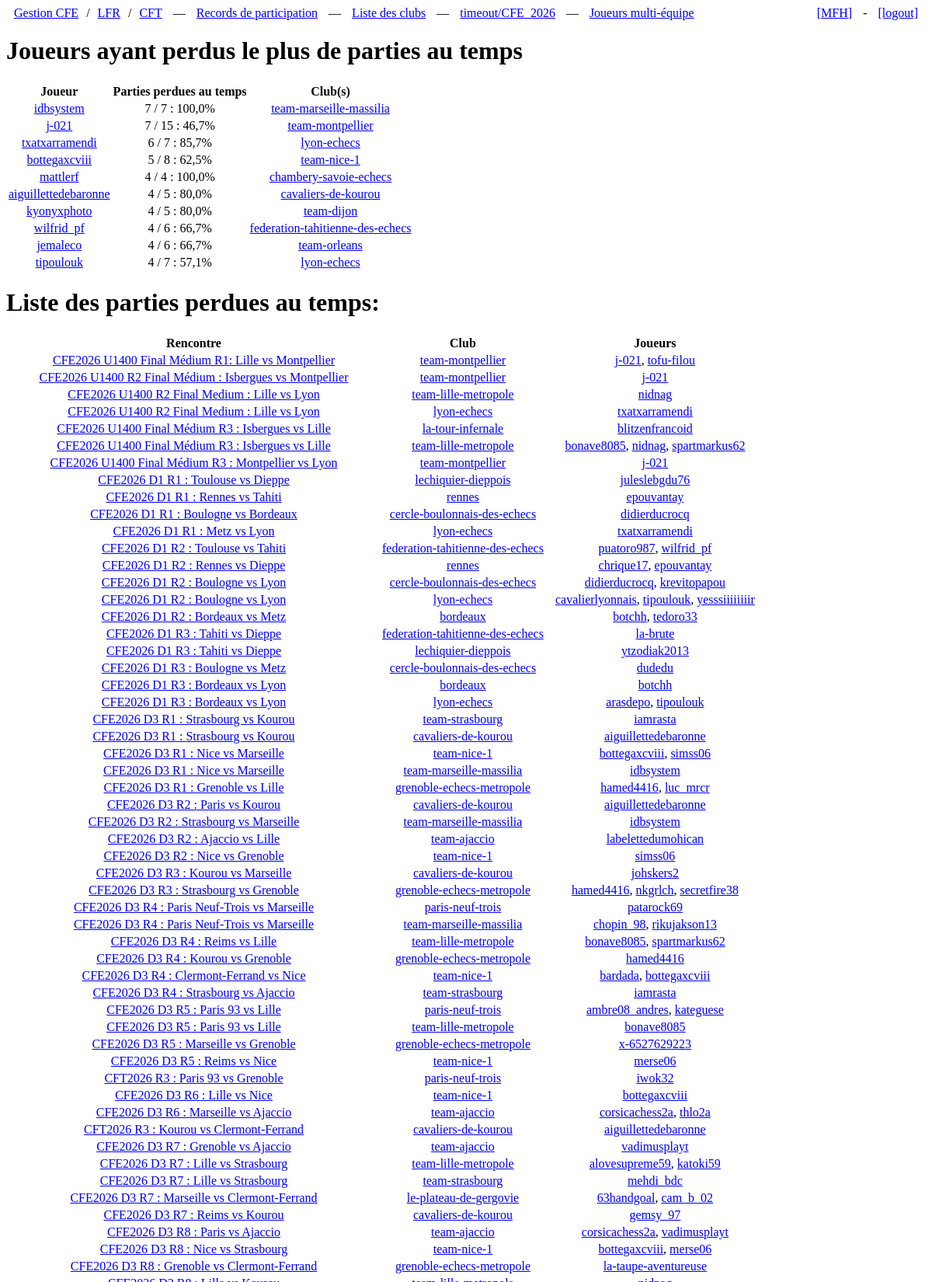
Page /timeout/CFE_2026/ (signed in, upper part) on the committed database.
### tournoi/models.py (models this page shows, shortened)
class BaseModel(models.Model):
    id = models.CharField(max_length=100, primary_key=True)
    name = models.CharField(max_length=200, blank=True, default='')
    class Meta:
        abstract = True
    @property # so we can use `club.url` in Python or `{{ club.url }}` in HTML!
    def url(self): return self.url_prefix + self.id
    raw_data = models.JSONField(default=dict, blank=True)

class Match(BaseModel):
    api_prefix = "https://api.chess.com/pub/match/"
    url_prefix = "https://www.chess.com/club/matches/"
    competition = models.ForeignKey(Competition, on_delete=models.CASCADE, related_name='matches')
    status = models.CharField(max_length=50, blank=True)
    team1 = models.ForeignKey(Club, on_delete=models.SET_NULL, null=True, related_name='matches_as_team1')#club1
    team2 = models.ForeignKey(Club, on_delete=models.SET_NULL, null=True, related_name='matches_as_team2')#club2
    score_team1 = models.FloatField(default=0)
    score_team2 = models.FloatField(default=0)
    num_boards = models.IntegerField(default=0)

### tournoi/views.py (the view)
# urls.py: path('timeout/<str:pattern>/', views.timeout, name='timeout'),
@login_required
def timeout(request, pattern:str):
    pattern = pattern.replace("_"," ")
    timeouts = compute_timeouts(pattern) # from services
    players={}
    for t in timeouts: # t = (match, {club_id:players})
        for c,pp in t[-1].items():
            for p in pp: players[p]=players.get(p,0)+1
    for match in Match.objects.filter(competition__name__icontains=pattern):
        for team in (match.raw_data or {}).get('teams', {}).values():
            club_id = team['@id'].split('/')[-1]
            for p in team['players']:
                if data := players.get(p['username']):
                    if isinstance(data, int): data = players[p['username']] = [data, 0, []]
                    data[1] += 1
                    if club_id not in data[-1]: data[-1].append(club_id)
    players = { p:[s[0],s[1],100*s[0]/s[1],s[-1]] for p,s in sorted(
        players.items(), key= lambda t: (-t[1][0], t[1][1] ) )[:10] }
    return render(request, "tournoi/timeout.html", {'timeouts':timeouts, 'players':players, 'pattern': pattern})

### tournoi/templates/tournoi/timeout.html (shortened to what this page needs)
{% extends 'base.html' %}
{% block content %}
{% if players %}
<h1>Joueurs ayant perdus le plus de parties au temps</h1>
<table><thead><tr><th>Joueur<th>Parties perdues au temps<th>Club(s)</tr></thead>
{% for player,stats in players.items %}
<tr><td><a href="https://www.chess.com/member/{{player}}">{{player}}</a></td>
<td>{{stats.0|default:"?"}} / {{stats.1|default:"?"}} : {{stats.2|floatformat:1}}% </td>
<td>{% for club_id in stats.3 %}<a href="https://www.chess.com/club/{{club_id}}"
>{{club_id}}</a>{% if not forloop.last %}, {% endif %}{% endfor %}</td>
</tr>{% endfor %}
</table>
{% endif %}
{% if timeouts %}
<h1>Liste des parties perdues au temps:</h1>
<table><thead><tr><th>Rencontre<th>Club<th>Joueurs</tr></thead>
{% for match,t in timeouts %}{% for club_id,players in t.items %}
<tr><td><a href="{{match.url}}">{{match.name}}</a></td>
<td><a href="https://www.chess.com/club/{{club_id}}">{{club_id}}</a></td>
<td>{% for player in players %}<a href="https://www.chess.com/member/{{player}}"
>{{player}}</a>{% if not forloop.last %}, {% endif %}{% endfor %}</td>
</tr>{% endfor %}{% endfor %}
</table>
{% endif %}
{% endblock content %}

### templates/base.html (shortened to what this page needs)
<!DOCTYPE html>
<html>
<head>
</head>
<body>
    <nav>
        <a href="/CFE">Gestion CFE</a>/<a href="/LFR">LFR</a>/<a href="/CFT">CFT</a>
        &mdash; <a href="/top10">Records de participation</a>
        &mdash; <a href="/clubs">Liste des clubs</a>
    {% if user.is_staff %}
        &mdash; <a href="/timeout/CFE_2026/">timeout/CFE_2026</a>
    {% endif %}{% if user.is_authenticated %}
        &mdash; <a href="/multiequipe/">Joueurs multi-équipe</a>
    {% endif %}
    <span style="float:right;">
    {% if user.is_authenticated %}
        <a href="/admin/">[{{ user.username }}]</a> - <a href="/admin/logout/">[logout]</a>
    {% else %}
        <a href="/admin/login/?next={{ request.path }}"> [login] </a>
    {% endif %}
    </span>
    </nav>
<div class="container mt-3">
    <div id="content">
        {% block content %}{% endblock %}
    </div>
</body>
</html>

### templates/base.html (style rules this page uses)
nav a { padding: 10px ; }

### tournoi/templates/tournoi/timeout.html (style rules this page uses)
td { text-align:center }

### rows in the picture
Match: name "CFE2026 U1400 Final Médium R1: Lille vs Montpellier", t "team-montpellier", players "j-021" "tofu-filou"
Match: name "CFE2026 U1400 R2 Final Médium : Isbergues vs Montpellier", t "team-montpellier", players "j-021"
Match: name "CFE2026 U1400 R2 Final Medium : Lille vs Lyon" "CFE2026 U1400 R2 Final Medium : Lille vs Lyon", t "team-lille-metropole" "lyon-echecs", players "nidnag" "txatxarramendi"
Match: name "CFE2026 U1400 Final Médium R3 : Isbergues vs Lille" "CFE2026 U1400 Final Médium R3 : Isbergues vs Lille", t "la-tour-infernale" "team-lille-metropole", players "blitzenfrancoid" "bonave8085" "nidnag" "spartmarkus62"
Match: name "CFE2026 U1400 Final Médium R3 : Montpellier vs Lyon", t "team-montpellier", players "j-021"
Match: name "CFE2026 D1 R1 : Toulouse vs Dieppe", t "lechiquier-dieppois", players "juleslebgdu76"
Match: name "CFE2026 D1 R1 : Rennes vs Tahiti", t "rennes", players "epouvantay"
Match: name "CFE2026 D1 R1 : Boulogne vs Bordeaux", t "cercle-boulonnais-des-echecs", players "didierducrocq"
Match: name "CFE2026 D1 R1 : Metz vs Lyon", t "lyon-echecs", players "txatxarramendi"
Match: name "CFE2026 D1 R2 : Toulouse vs Tahiti", t "federation-tahitienne-des-echecs", players "puatoro987" "wilfrid_pf"
Match: name "CFE2026 D1 R2 : Rennes vs Dieppe", t "rennes", players "chrique17" "epouvantay"
Match: name "CFE2026 D1 R2 : Boulogne vs Lyon" "CFE2026 D1 R2 : Boulogne vs Lyon", t "cercle-boulonnais-des-echecs" "lyon-echecs", players "didierducrocq" "krevitopapou" "cavalierlyonnais" "tipoulouk" "yesssiiiiiiiir"
Match: name "CFE2026 D1 R2 : Bordeaux vs Metz", t "bordeaux", players "botchh" "tedoro33"
Match: name "CFE2026 D1 R3 : Tahiti vs Dieppe" "CFE2026 D1 R3 : Tahiti vs Dieppe", t "federation-tahitienne-des-echecs" "lechiquier-dieppois", players "la-brute" "ytzodiak2013"
Match: name "CFE2026 D1 R3 : Boulogne vs Metz", t "cercle-boulonnais-des-echecs", players "dudedu"
Match: name "CFE2026 D1 R3 : Bordeaux vs Lyon" "CFE2026 D1 R3 : Bordeaux vs Lyon", t "bordeaux" "lyon-echecs", players "botchh" "arasdepo" "tipoulouk"
Match: name "CFE2026 D3 R1 : Strasbourg vs Kourou" "CFE2026 D3 R1 : Strasbourg vs Kourou", t "team-strasbourg" "cavaliers-de-kourou", players "iamrasta" "aiguillettedebaronne"
Match: name "CFE2026 D3 R1 : Nice vs Marseille" "CFE2026 D3 R1 : Nice vs Marseille", t "team-nice-1" "team-marseille-massilia", players "bottegaxcviii" "simss06" "idbsystem"
Match: name "CFE2026 D3 R1 : Grenoble vs Lille", t "grenoble-echecs-metropole", players "hamed4416" "luc_mrcr"
Match: name "CFE2026 D3 R2 : Paris vs Kourou", t "cavaliers-de-kourou", players "aiguillettedebaronne"
Match: name "CFE2026 D3 R2 : Strasbourg vs Marseille", t "team-marseille-massilia", players "idbsystem"
Match: name "CFE2026 D3 R2 : Ajaccio vs Lille", t "team-ajaccio", players "labelettedumohican"
Match: name "CFE2026 D3 R2 : Nice vs Grenoble", t "team-nice-1", players "simss06"
Match: name "CFE2026 D3 R3 : Kourou vs Marseille", t "cavaliers-de-kourou", players "johskers2"
Match: name "CFE2026 D3 R3 : Strasbourg vs Grenoble", t "grenoble-echecs-metropole", players "hamed4416" "nkgrlch" "secretfire38"
Match: name "CFE2026 D3 R4 : Paris Neuf-Trois vs Marseille" "CFE2026 D3 R4 : Paris Neuf-Trois vs Marseille", t "paris-neuf-trois" "team-marseille-massilia", players "patarock69" "chopin_98" "rikujakson13"
Match: name "CFE2026 D3 R4 : Reims vs Lille", t "team-lille-metropole", players "bonave8085" "spartmarkus62"
Match: name "CFE2026 D3 R4 : Kourou vs Grenoble", t "grenoble-echecs-metropole", players "hamed4416"
Match: name "CFE2026 D3 R4 : Clermont-Ferrand vs Nice", t "team-nice-1", players "bardada" "bottegaxcviii"
Match: name "CFE2026 D3 R4 : Strasbourg vs Ajaccio", t "team-strasbourg", players "iamrasta"
Match: name "CFE2026 D3 R5 : Paris 93 vs Lille" "CFE2026 D3 R5 : Paris 93 vs Lille", t "paris-neuf-trois" "team-lille-metropole", players "ambre08_andres" "kateguese" "bonave8085"
Match: name "CFE2026 D3 R5 : Marseille vs Grenoble", t "grenoble-echecs-metropole", players "x-6527629223"
Match: name "CFE2026 D3 R5 : Reims vs Nice", t "team-nice-1", players "merse06"
Match: name "CFT2026 R3 : Paris 93 vs Grenoble", t "paris-neuf-trois", players "iwok32"
Match: name "CFE2026 D3 R6 : Lille vs Nice", t "team-nice-1", players "bottegaxcviii"
Match: name "CFE2026 D3 R6 : Marseille vs Ajaccio", t "team-ajaccio", players "corsicachess2a" "thlo2a"
Match: name "CFT2026 R3 : Kourou vs Clermont-Ferrand", t "cavaliers-de-kourou", players "aiguillettedebaronne"
Match: name "CFE2026 D3 R7 : Grenoble vs Ajaccio", t "team-ajaccio", players "vadimusplayt"
Match: name "CFE2026 D3 R7 : Lille vs Strasbourg" "CFE2026 D3 R7 : Lille vs Strasbourg", t "team-lille-metropole" "team-strasbourg", players "alovesupreme59" "katoki59" "mehdi_bdc"
Match: name "CFE2026 D3 R7 : Marseille vs Clermont-Ferrand", t "le-plateau-de-gergovie", players "63handgoal" "cam_b_02"
Match: name "CFE2026 D3 R7 : Reims vs Kourou", t "cavaliers-de-kourou", players "gemsy_97"
Match: name "CFE2026 D3 R8 : Paris vs Ajaccio", t "team-ajaccio", players "corsicachess2a" "vadimusplayt"
Match: name "CFE2026 D3 R8 : Nice vs Strasbourg", t "team-nice-1", players "bottegaxcviii" "merse06"
Match: name "CFE2026 D3 R8 : Grenoble vs Clermont-Ferrand", t "grenoble-echecs-metropole", players "la-taupe-aventureuse"

### other values in the picture
{{ user.username }} "MFH"
{{ player }} "idbsystem" "j-021" "txatxarramendi" "bottegaxcviii" "mattlerf" "aiguillettedebaronne" "kyonyxphoto" "wilfrid_pf" "jemaleco" "tipoulouk"
{{ stats.0|default:"?" }} "7" "7" "6" "5" "4" "4" "4" "4" "4" "4"
{{ stats.1|default:"?" }} "7" "15" "7" "8" "4" "5" "5" "6" "6" "7"
{{ stats.2|floatformat:1 }} "100,0" "46,7" "85,7" "62,5" "100,0" "80,0" "80,0" "66,7" "66,7" "57,1"
{{ club_id }} "team-marseille-massilia" "team-montpellier" "lyon-echecs" "team-nice-1" "chambery-savoie-echecs" "cavaliers-de-kourou" "team-dijon" "federation-tahitienne-des-echecs" "team-orleans" "lyon-echecs"
